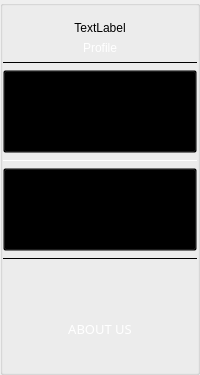
      <widget class="QGroupBox" name="SideBar">
       <property name="styleSheet">
        <string notr="true">QGroupBox
{
	background-color: qlineargradient(spread:pad, x1:0.2, y1:0, x2:0.5, y2:0.7, stop:0 rgba(186, 200, 224, 255), 				stop:1 rgba(106, 133, 182, 255));
	min-width: 150px;
}</string>
       </property>
       <property name="title">
        <string/>
       </property>
       <layout class="QVBoxLayout" name="verticalLayout">
        <property name="leftMargin">
         <number>0</number>
        </property>
        <property name="topMargin">
         <number>15</number>
        </property>
        <property name="rightMargin">
         <number>0</number>
        </property>
        <item>
         <widget class="QLabel" name="HistoryWarning">
          <property name="styleSheet">
           <string notr="true">QLabel
{
	font: 700 15pt &quot;Montserrat&quot;;
}</string>
          </property>
          <property name="text">
           <string>TextLabel</string>
          </property>
          <property name="alignment">
           <set>Qt::AlignmentFlag::AlignCenter</set>
          </property>
         </widget>
        </item>
        <item>
         <widget class="QPushButton" name="profile">
          <property name="minimumSize">
           <size>
            <width>0</width>
            <height>10</height>
           </size>
          </property>
          <property name="styleSheet">
           <string notr="true">QPushButton
{
	font: 300 10pt &quot;Montserrat&quot;;
	border: none;
	color: white;
	background-color: rgba(0, 0, 0, 0);
	min-height: 10px;
}

QPushButton:hover
{
	font: 300 10pt &quot;Montserrat&quot;;
	border: none;
	color: rgb(212, 212, 212);
	background-color: rgba(0, 0, 0, 0);
	min-height: 10px;
}

QPushButton:pressed
{
	font: 300 10pt &quot;Montserrat&quot;;
	border: none;
	color: rgb(159, 159, 159);
	background-color: rgba(0, 0, 0, 0);
	min-height: 10px;
}</string>
          </property>
          <property name="text">
           <string>Profile</string>
          </property>
         </widget>
        </item>
        <item>
         <widget class="Line" name="line_7">
          <property name="frameShadow">
           <enum>QFrame::Shadow::Plain</enum>
          </property>
          <property name="orientation">
           <enum>Qt::Orientation::Horizontal</enum>
          </property>
         </widget>
        </item>
        <item>
         <widget class="QPushButton" name="home">
          <property name="minimumSize">
           <size>
            <width>20</width>
            <height>77</height>
           </size>
          </property>
          <property name="styleSheet">
           <string notr="true">QPushButton 
{
	background-color: rgba(0, 0, 0, 0);
    background-image: url(:/Logic/Graphics/Ready/HomeButton_Graphic.png);
	background-repeat: no-repeat;
    background-position: center;
    min-width: 18px; /* Adjust based on image size */
    min-height: 75px;
}

QPushButton:hover
{
	background-color: rgba(0, 0, 0, 0);
    background-image: url(:/Logic/Graphics/Ready/HomeButton_Hover_Graphic.png);
	background-repeat: no-repeat;
    background-position: center;
    min-width: 18px; /* Adjust based on image size */
    min-height: 75px;
}

QPushButton:pressed
{
	background-color: rgba(0, 0, 0, 0);
    background-image: url(:/Logic/Graphics/Ready/HomeButton_Pressed_Graphic.png);
	background-repeat: no-repeat;
    background-position: center;
    min-width: 18px; /* Adjust based on image size */
    min-height: 75px;
}</string>
          </property>
          <property name="text">
           <string/>
          </property>
         </widget>
        </item>
        <item>
         <widget class="Line" name="line_5">
          <property name="styleSheet">
           <string notr="true">color: white;</string>
          </property>
          <property name="frameShadow">
           <enum>QFrame::Shadow::Plain</enum>
          </property>
          <property name="lineWidth">
           <number>1</number>
          </property>
          <property name="midLineWidth">
           <number>0</number>
          </property>
          <property name="orientation">
           <enum>Qt::Orientation::Horizontal</enum>
          </property>
         </widget>
        </item>
        <item>
         <widget class="QPushButton" name="history">
          <property name="minimumSize">
           <size>
            <width>20</width>
            <height>77</height>
           </size>
          </property>
          <property name="styleSheet">
           <string notr="true">QPushButton 
{
	background-color: rgba(0, 0, 0, 0);
    background-image: url(:/Logic/Graphics/Ready/History_Button_Graphic.png);
	background-repeat: no-repeat;
    background-position: center;
    min-width: 18px; /* Adjust based on image size */
    min-height: 75px;
}

QPushButton:hover
{
	background-color: rgba(0, 0, 0, 0);

    background-image: url(:/Logic/Graphics/Ready/History_Button_Hover_Graphic.png);
	background-repeat: no-repeat;
    background-position: center;
    min-width: 18px; /* Adjust based on image size */
    min-height: 75px;
}

QPushButton:pressed
{
	background-color: rgba(0, 0, 0, 0);

    background-image: url(:/Logic/Graphics/Ready/History_Button_Pressed_Graphic.png);
	background-repeat: no-repeat;
    background-position: center;
    min-width: 18px; /* Adjust based on image size */
    min-height: 75px;
}
</string>
          </property>
          <property name="text">
           <string/>
          </property>
         </widget>
        </item>
        <item>
         <widget class="Line" name="line_6">
          <property name="frameShadow">
           <enum>QFrame::Shadow::Plain</enum>
          </property>
          <property name="orientation">
           <enum>Qt::Orientation::Horizontal</enum>
          </property>
         </widget>
        </item>
        <item>
         <spacer name="verticalSpacer_3">
          <property name="orientation">
           <enum>Qt::Orientation::Vertical</enum>
          </property>
          <property name="sizeType">
           <enum>QSizePolicy::Policy::MinimumExpanding</enum>
          </property>
          <property name="sizeHint" stdset="0">
           <size>
            <width>20</width>
            <height>50</height>
           </size>
          </property>
         </spacer>
        </item>
        <item>
         <widget class="QPushButton" name="settings">
          <property name="minimumSize">
           <size>
            <width>100</width>
            <height>25</height>
           </size>
          </property>
          <property name="font">
           <font>
            <family>Montserrat</family>
            <pointsize>10</pointsize>
            <italic>false</italic>
            <underline>false</underline>
            <fontweight>Light</fontweight>
           </font>
          </property>
          <property name="styleSheet">
           <string notr="true">QPushButton
{
	font: 300 10pt &quot;Montserrat&quot;;
	border: none;
	color: white;
	background-color: rgba(0, 0, 0, 0);
	min-height: 25px;
}

QPushButton:hover
{
	font: 300 10pt &quot;Montserrat&quot;;
	border: none;
	color: rgb(212, 212, 212);
	background-color: rgba(0, 0, 0, 0);
	min-height: 25px;
}

QPushButton:pressed
{
	font: 300 10pt &quot;Montserrat&quot;;
	border: none;
	color: rgb(159, 159, 159);
	background-color: rgba(0, 0, 0, 0);
	min-height: 25px;
}</string>
          </property>
          <property name="text">
           <string>ABOUT US</string>
          </property>
         </widget>
        </item>
        <item>
         <spacer name="verticalSpacer_10">
          <property name="orientation">
           <enum>Qt::Orientation::Vertical</enum>
          </property>
          <property name="sizeType">
           <enum>QSizePolicy::Policy::Minimum</enum>
          </property>
          <property name="sizeHint" stdset="0">
           <size>
            <width>20</width>
            <height>20</height>
           </size>
          </property>
         </spacer>
        </item>
       </layout>
      </widget>
